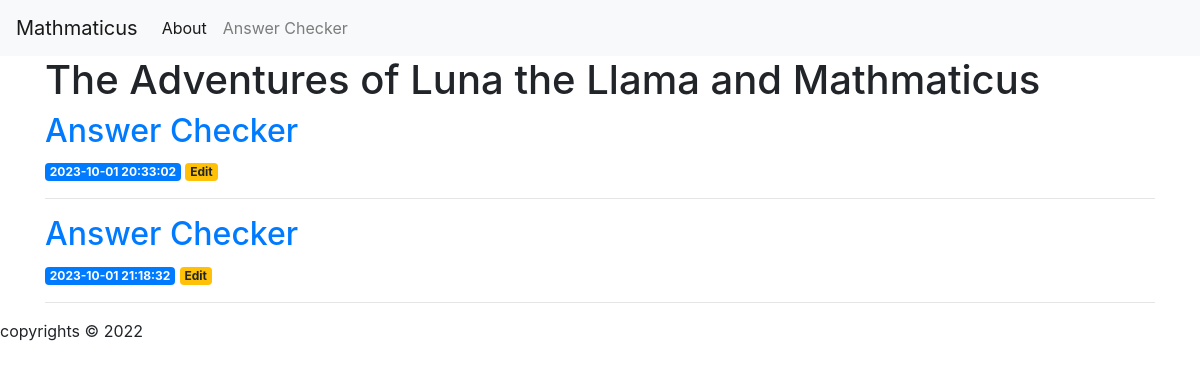
Before: / with the older database file.
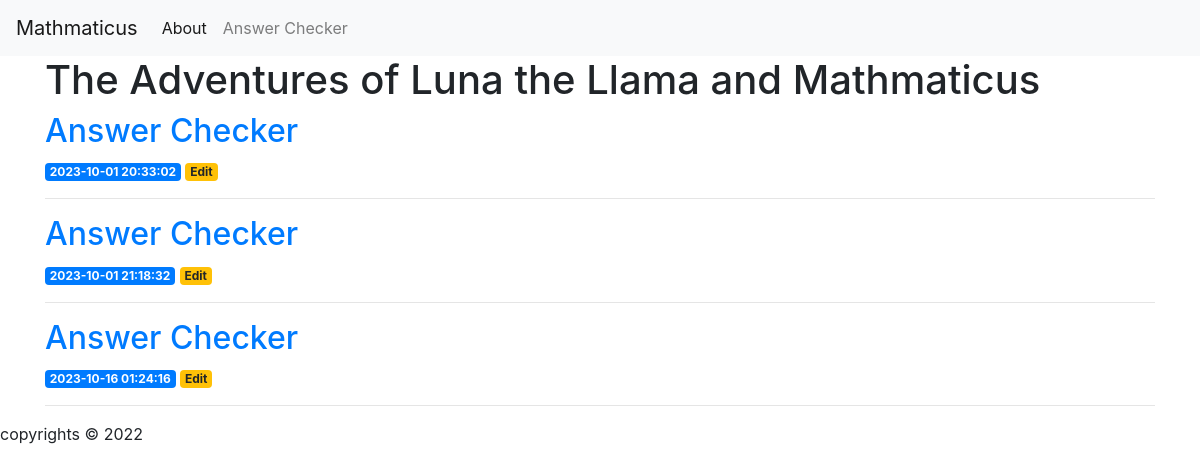
After: the same page with the newer database file.
### tables this page shows
CREATE TABLE posts (
    id INTEGER PRIMARY KEY AUTOINCREMENT,
    created TIMESTAMP NOT NULL DEFAULT CURRENT_TIMESTAMP,
    title TEXT NOT NULL,
    content TEXT NOT NULL
);

### proto_hardwick/Mathmaticus/M2HW2.py (the view)
@app.route('/')
def index():
    conn = get_db_connection()
    posts = conn.execute('SELECT * FROM posts').fetchall()
    conn.close()
    return render_template('index.html', posts=posts)

### proto_hardwick/Mathmaticus/M2HW2.py (called while the page is built)
def get_db_connection():
    conn = sqlite3.connect('database.db')
    conn.row_factory = sqlite3.Row
    return conn

### proto_hardwick/Mathmaticus/templates/index.html
{% extends 'base.html' %}
{% block content %}
    <h1>{% block title %} The Adventures of Luna the Llama and Mathmaticus {% endblock %}</h1>
    {% for post in posts %}
        <a href="{{ url_for('post', post_id=post['id']) }}">
            <h2>Answer Checker</h2>
        </a>
        <span class="badge badge-primary">{{ post['created'] }}</span>
        <a href="{{ url_for('edit', id=post['id']) }}">
            <span class="badge badge-warning">Edit</span>
        </a>
        <hr>
    {% endfor %}
{% endblock %}

### proto_hardwick/Mathmaticus/templates/base.html (shortened to what this page needs)
<!doctype html>
<html lang="en">
  <head>
    <link rel="stylesheet" href="https://stackpath.bootstrapcdn.com/bootstrap/4.3.1/css/bootstrap.min.css">
  </head>
  <body>
    <nav class="navbar navbar-expand-md navbar-light bg-light">
        <a class="navbar-brand" href="{{ url_for('index')}}">Mathmaticus</a>
        <div class="collapse navbar-collapse" id="navbarNav">
            <ul class="navbar-nav">
            <li class="nav-item active">
                <a class="nav-link" href="{{url_for('about')}}">About</a>
            </li>
			<li class="nav-item">
				<a class="nav-link" href="{{url_for('answer_checker')}}">Answer Checker</a>
			</li>
            </ul>
        </div>
    </nav>
    <div class="container">
        {% block content %} {% endblock %}
    </div>
    <footer> copyrights &#169; 2022 </footer>
  </body>
</html>

Changed rows visible on the page:
added posts: created "2023-10-16 01:24:16"
